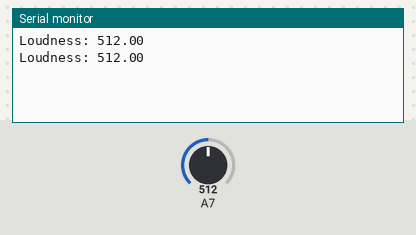
A sketch run on a simulated Arduino Uno, built with avr-gcc and run on an emulated ATmega328P. On the bench: the last lines printed to the serial monitor. The test bench sets the inputs (shaded band); at power-on: A7 = 512.

Above: at 1.3 s.
1.4 s: A7 set to 716
At 1.9 s:
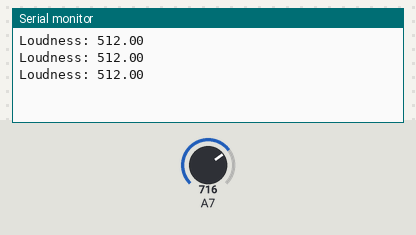
2.9 s: A7 set to 900
At 3.4 s:
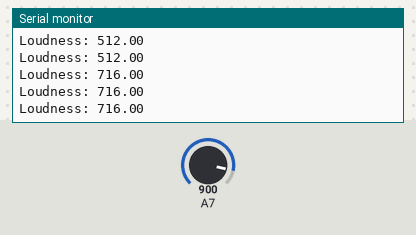
Timing chart, 0 to 5.9 s (numbered marks = the images above; inputs shaded):
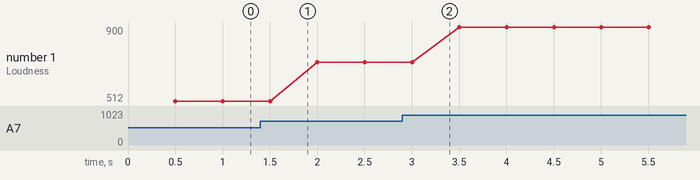

The sketch:

simpleSoundView.ino
```cpp
#include <Arduino.h>
#include <MeAuriga.h>

MeSoundSensor soundsensor_14(14);
float loud = 0;

void setup() {
  Serial.begin(9600);
}

void loop() {
  String str;
  loud = soundsensor_14.strength();
  delay(500);

  str =  "Loudness: " + String(loud);
  Serial.println(str);
}
```

Measured:
- plotted number 1: 512 → 716 after the input at 1.4 s, 716 → 900 after the input at 2.9 s
